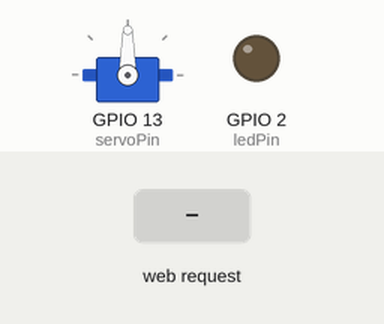
Simulated run of this sketch. Board: ESP32. Shown: servo, output pins drawn as LEDs (lit = HIGH). Inputs (shaded band) come from the test bench. WiFi joins after 1.5 s; servers stay silent unless stated; what the sketch prints to the serial monitor is not drawn.

Above: at 2.7 s.
2.8 s: HTTP request GET /led/on received
At 3.4 s:
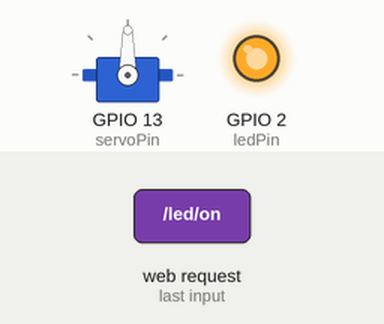
4.3 s: HTTP request GET /servo?angle=1 received
At 4.6 s:
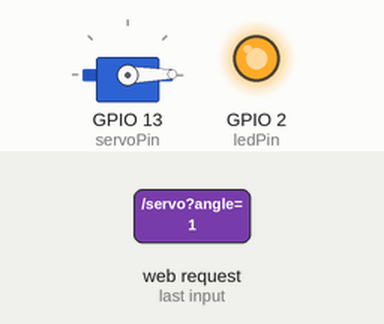
5.8 s: HTTP request GET /led/off received
At 6.9 s:
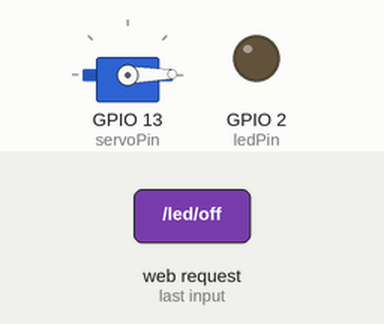
7.3 s: HTTP request GET /servo?angle=120 received
At 8.0 s:
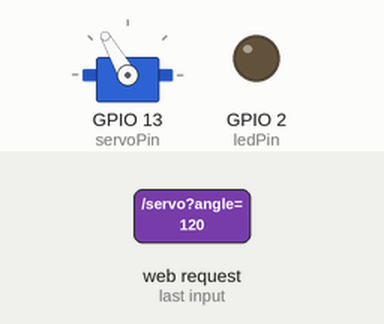
8.8 s: HTTP request GET /led/on?angle=1 received
At 9.2 s:
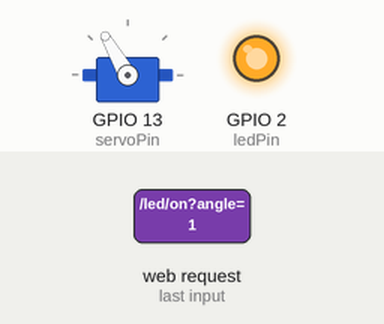
10.3 s: HTTP request GET /led/off?angle=1 received
At 11.5 s:
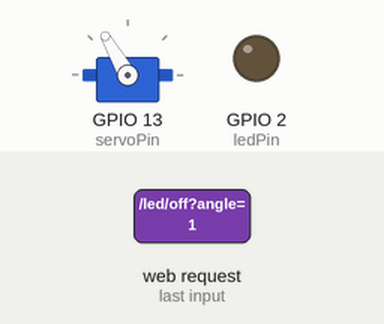
Timing chart, 0 to 12.8 s (numbered marks = the images above; inputs shaded):
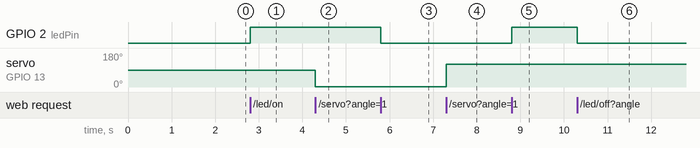

Measured:
- after the input at 2.8 s, GPIO 2 (ledPin): LOW → HIGH at once
- after the input at 4.3 s, servo on GPIO 13 (servoPin): 90° → 1° at once
- after the input at 5.8 s, GPIO 2 (ledPin): HIGH → LOW at once
- after the input at 7.3 s, servo on GPIO 13 (servoPin): 1° → 120° at once
- after the input at 8.8 s, GPIO 2 (ledPin): LOW → HIGH at once
- after the input at 10.3 s, GPIO 2 (ledPin): HIGH → LOW at once

The sketch:

esp32_web_control.ino
```cpp
/*
  ESP32 Web Control - LED + Servo
  ----------------------------------
  Hosts a simple web page with:
    - Buttons to turn an LED ON/OFF
    - A slider to control a servo motor's angle (0-180)

  Wiring:
    LED   -> GPIO 2  (with resistor, or use onboard LED on many dev boards)
    Servo -> GPIO 13 (signal pin)

  Libraries needed:
    - ESP32Servo (install via Library Manager)
*/

#include <WiFi.h>
#include <WebServer.h>
#include <ESP32Servo.h>

// ==== WiFi credentials ====
const char* ssid     = "YOUR_WIFI_SSID";
const char* password = "YOUR_WIFI_PASSWORD";

// ==== Pins ====
const int ledPin   = 2;
const int servoPin = 13;

WebServer server(80);
Servo myServo;

bool ledState = false;
int servoAngle = 90;

void handleRoot() {
  String html = "<!DOCTYPE html><html><head><title>Robot Control</title>";
  html += "<meta name='viewport' content='width=device-width, initial-scale=1'>";
  html += "<style>body{font-family:Arial;text-align:center;margin-top:50px;}";
  html += "button{padding:15px 30px;font-size:18px;margin:10px;}";
  html += "input[type=range]{width:300px;}</style></head><body>";

  html += "<h1>Robot Web Control</h1>";

  html += "<h2>LED Control</h2>";
  html += "<p>Status: " + String(ledState ? "ON" : "OFF") + "</p>";
  html += "<button onclick=\"location.href='/led/on'\">Turn ON</button>";
  html += "<button onclick=\"location.href='/led/off'\">Turn OFF</button>";

  html += "<h2>Servo Control</h2>";
  html += "<p>Angle: <span id='angleValue'>" + String(servoAngle) + "</span> deg</p>";
  html += "<input type='range' min='0' max='180' value='" + String(servoAngle) + "' ";
  html += "onchange=\"location.href='/servo?angle='+this.value\">";

  html += "</body></html>";
  server.send(200, "text/html", html);
}

void handleLedOn() {
  ledState = true;
  digitalWrite(ledPin, HIGH);
  server.sendHeader("Location", "/");
  server.send(303);
}

void handleLedOff() {
  ledState = false;
  digitalWrite(ledPin, LOW);
  server.sendHeader("Location", "/");
  server.send(303);
}

void handleServo() {
  if (server.hasArg("angle")) {
    servoAngle = server.arg("angle").toInt();
    servoAngle = constrain(servoAngle, 0, 180);
    myServo.write(servoAngle);
  }
  server.sendHeader("Location", "/");
  server.send(303);
}

void setup() {
  Serial.begin(115200);

  pinMode(ledPin, OUTPUT);
  digitalWrite(ledPin, LOW);

  myServo.attach(servoPin);
  myServo.write(servoAngle);

  WiFi.begin(ssid, password);
  Serial.print("Connecting to WiFi");
  while (WiFi.status() != WL_CONNECTED) {
    delay(500);
    Serial.print(".");
  }
  Serial.println();
  Serial.print("Connected! IP address: ");
  Serial.println(WiFi.localIP());

  server.on("/", handleRoot);
  server.on("/led/on", handleLedOn);
  server.on("/led/off", handleLedOff);
  server.on("/servo", handleServo);

  server.begin();
  Serial.println("Web server started");
}

void loop() {
  server.handleClient();
}
```
